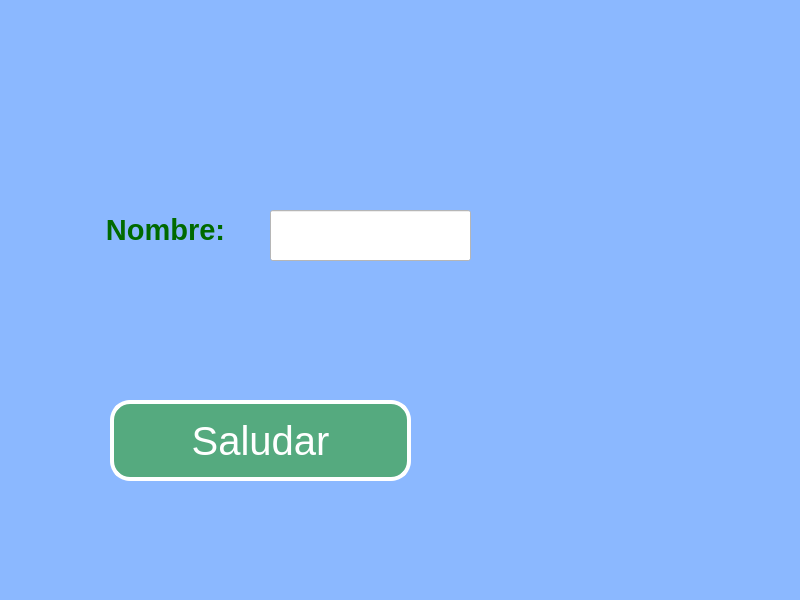
<?xml version="1.0" encoding="UTF-8"?>
<ui version="4.0">
 <class>MainWindow</class>
 <widget class="QMainWindow" name="MainWindow">
  <property name="geometry">
   <rect>
    <x>0</x>
    <y>0</y>
    <width>800</width>
    <height>600</height>
   </rect>
  </property>
  <property name="windowTitle">
   <string>MainWindow</string>
  </property>
  <property name="styleSheet">
   <string notr="true">

background-color: rgb(139, 184, 255);</string>
  </property>
  <widget class="QWidget" name="centralwidget">
   <widget class="QPushButton" name="btn_saludar">
    <property name="geometry">
     <rect>
      <x>110</x>
      <y>400</y>
      <width>301</width>
      <height>81</height>
     </rect>
    </property>
    <property name="font">
     <font>
      <pointsize>30</pointsize>
     </font>
    </property>
    <property name="styleSheet">
     <string notr="true">background-color: rgb(193, 255, 126);
color: rgb(255, 255, 255);
background-color: rgb(85, 170, 127);
border-radius:20px;
border: 4px solid white;
</string>
    </property>
    <property name="text">
     <string>Saludar</string>
    </property>
   </widget>
   <widget class="QLabel" name="label">
    <property name="geometry">
     <rect>
      <x>80</x>
      <y>190</y>
      <width>171</width>
      <height>81</height>
     </rect>
    </property>
    <property name="text">
     <string>&lt;html&gt;&lt;head/&gt;&lt;body&gt;&lt;p align=&quot;center&quot;&gt;&lt;span style=&quot; font-size:22pt; font-weight:600; color:#006a00;&quot;&gt;Nombre:&lt;/span&gt;&lt;/p&gt;&lt;/body&gt;&lt;/html&gt;</string>
    </property>
   </widget>
   <widget class="QLineEdit" name="txt_nombre">
    <property name="geometry">
     <rect>
      <x>270</x>
      <y>210</y>
      <width>201</width>
      <height>51</height>
     </rect>
    </property>
    <property name="font">
     <font>
      <pointsize>20</pointsize>
     </font>
    </property>
    <property name="styleSheet">
     <string notr="true">background-color: rgb(255, 255, 255);</string>
    </property>
    <property name="text">
     <string/>
    </property>
    <property name="alignment">
     <set>Qt::AlignCenter</set>
    </property>
   </widget>
  </widget>
  <widget class="QMenuBar" name="menubar">
   <property name="geometry">
    <rect>
     <x>0</x>
     <y>0</y>
     <width>800</width>
     <height>26</height>
    </rect>
   </property>
  </widget>
  <widget class="QStatusBar" name="statusbar"/>
 </widget>
 <resources/>
 <connections/>
</ui>
